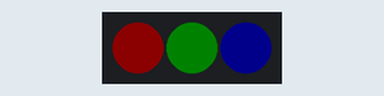
This sketch was run on a simulated Arduino Uno, built with avr-gcc and run on an emulated ATmega328P. Shown: 3 RGB LEDs in strip order, left to right. Dim RGB values are drawn brighter than linear.

Above: at 2.2 s.
At 3.7 s:
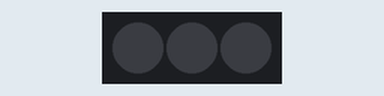
Timing chart, 0 to 5.0 s (numbered marks = the images above):
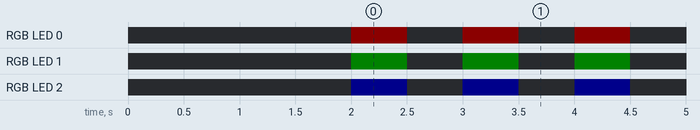

Measured:
- by itself, RGB LED 0: alternates RGB(12, 0, 0) for 0.50 s and off for 0.50 s
- by itself, RGB LED 1: alternates RGB(0, 6, 0) for 0.50 s and off for 0.50 s
- by itself, RGB LED 2: alternates RGB(0, 0, 12) for 0.50 s and off for 0.50 s

The sketch:

ControlLed.ino
```cpp
#include <FastLED.h>

#define LED_PIN     5
#define NUM_LEDS    3
#define UPDATES_PER_SECOND 100
#define BRIGHTNESS  12
#define LED_TYPE    WS2812
#define COLOR_ORDER RGB
CRGB leds[NUM_LEDS];

void setup() {
    delay(2000);
    FastLED.addLeds<LED_TYPE, LED_PIN, GRB>(leds, NUM_LEDS);
    FastLED.setBrightness(BRIGHTNESS);

}

void loop() {
  // put your main code here, to run repeatedly:
  leds[0] = CRGB::Red;
  leds[1] = CRGB::Green;
  leds[2] = CRGB::Blue;
  FastLED.show();
  delay(500);
  // Now turn the LED off, then pause
  leds[0] = CRGB::Black;
  leds[1] = CRGB::Black;
  leds[2] = CRGB::Black;
  FastLED.show();
  delay(500);
}
```
